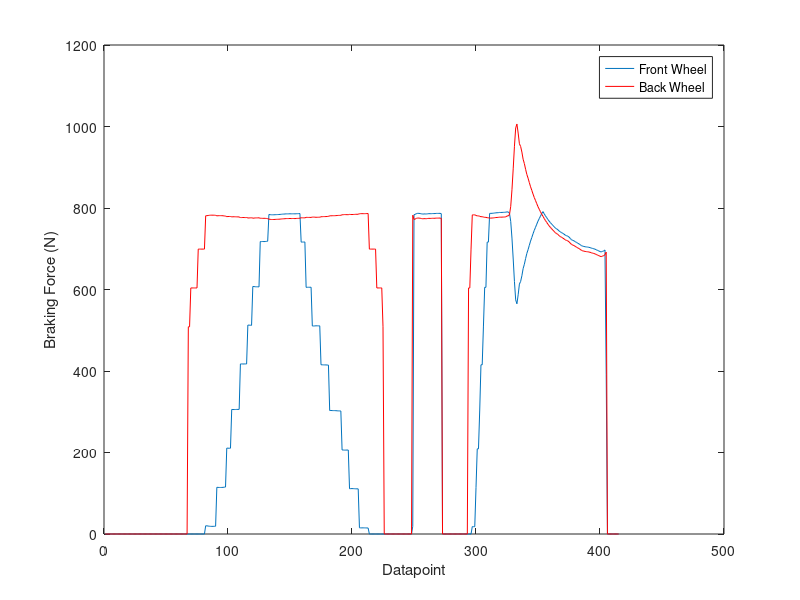

Write the MATLAB code that produced this figure.
arr = [0.00, 0.00
0.00, 0.00
0.00, 0.00
0.00, 0.00
0.00, 0.00
0.00, 0.00
0.00, 0.00
0.00, 0.00
0.00, 0.00
0.00, 0.00
0.00, 0.00
0.00, 0.00
0.00, 0.00
0.00, 0.00
0.00, 0.00
0.00, 0.00
0.00, 0.00
0.00, 0.00
0.00, 0.00
0.00, 0.00
0.00, 0.00
0.00, 0.00
0.00, 0.00
0.00, 0.00
0.00, 0.00
0.00, 0.00
0.00, 0.00
0.00, 0.00
0.00, 0.00
0.00, 0.00
0.00, 0.00
0.00, 0.00
0.00, 0.00
0.00, 0.00
0.00, 0.00
0.00, 0.00
0.00, 0.00
0.00, 0.00
0.00, 0.00
0.00, 0.00
0.00, 0.00
0.00, 0.00
0.00, 0.00
0.00, 0.00
0.00, 0.00
0.00, 0.00
0.00, 0.00
0.00, 0.00
0.00, 508.48
0.00, 603.82
0.00, 699.16
0.00, 699.16
0.00, 699.16
0.00, 699.16
0.00, 699.16
11.55, 789.62
11.40, 789.77
11.43, 789.74
11.54, 789.63
12.00, 789.18
107.79, 787.64
108.09, 787.34
108.62, 786.81
204.70, 784.99
204.83, 784.86
204.88, 784.81
204.92, 784.76
205.20, 784.49
300.56, 783.39
300.28, 783.66
300.00, 783.94
300.02, 783.92
299.82, 784.12
410.94, 782.96
411.00, 782.91
410.83, 783.08
410.90, 783.01
506.26, 781.90
506.28, 781.89
506.03, 782.13
506.05, 782.11
601.70, 780.72
601.56, 780.86
601.90, 780.52
601.91, 780.51
601.76, 780.66
601.88, 780.54
601.83, 780.59
713.11, 779.27
713.44, 778.94
713.56, 778.82
713.78, 778.60
713.87, 778.52
713.59, 778.79
713.26, 779.13
789.84, 778.27
790.17, 778.61
790.44, 778.88
790.45, 778.89
790.42, 778.86
790.64, 779.07
790.52, 778.96
790.44, 778.88
790.06, 778.49
789.98, 778.42
789.92, 778.36
789.73, 778.17
789.88, 778.32
789.94, 778.38
789.90, 778.34
790.14, 778.58
790.15, 778.58
790.46, 778.90
712.53, 779.85
712.19, 780.19
712.15, 780.23
712.16, 780.23
712.21, 780.18
601.26, 781.16
601.21, 781.21
601.44, 780.97
601.48, 780.94
601.48, 780.93
506.14, 782.02
506.16, 782.00
506.23, 781.93
506.29, 781.87
506.56, 781.61
411.01, 782.89
410.96, 782.94
410.87, 783.03
410.83, 783.08
299.43, 784.51
299.36, 784.58
299.41, 784.53
299.45, 784.49
299.70, 784.24
204.34, 785.35
204.48, 785.21
204.48, 785.20
204.21, 785.47
204.23, 785.46
203.99, 785.69
108.71, 786.72
108.74, 786.69
108.73, 786.70
108.92, 786.51
108.90, 786.53
13.49, 787.68
13.41, 787.76
13.10, 788.08
12.77, 788.41
12.67, 788.51
12.64, 788.53
12.66, 788.51
12.88, 788.29
0.00, 699.16
0.00, 699.16
0.00, 699.16
0.00, 699.16
0.00, 699.16
0.00, 699.16
0.00, 603.82
0.00, 603.82
0.00, 603.82
0.00, 603.82
0.00, 603.82
0.00, 603.82
0.00, 508.48
0.00, 508.48
0.00, 0.00
0.00, 0.00
0.00, 0.00
0.00, 0.00
0.00, 0.00
0.00, 0.00
0.00, 0.00
0.00, 0.00
0.00, 0.00
0.00, 0.00
0.00, 0.00
0.00, 0.00
0.00, 0.00
0.00, 0.00
0.00, 0.00
0.00, 0.00
0.00, 0.00
0.00, 0.00
0.00, 0.00
0.00, 0.00
0.00, 0.00
0.00, 0.00
0.00, 0.00
0.00, 0.00
789.29, 777.73
788.53, 776.96
789.76, 778.20
789.29, 777.73
789.44, 777.88
789.39, 777.83
789.38, 777.82
789.44, 777.88
789.23, 777.66
789.62, 778.06
789.43, 777.87
789.99, 778.43
790.10, 778.54
789.91, 778.34
789.84, 778.28
789.63, 778.07
789.49, 777.93
789.65, 778.09
789.63, 778.07
789.67, 778.11
789.96, 778.40
789.78, 778.22
789.35, 777.79
789.06, 777.50
788.89, 777.32
789.26, 777.70
205.34, 784.35
0.00, 0.00
0.00, 0.00
0.00, 0.00
0.00, 0.00
0.00, 0.00
0.00, 0.00
0.00, 0.00
0.00, 0.00
0.00, 0.00
0.00, 0.00
0.00, 0.00
0.00, 0.00
0.00, 0.00
0.00, 0.00
0.00, 0.00
0.00, 0.00
0.00, 0.00
0.00, 0.00
0.00, 0.00
0.00, 0.00
0.00, 0.00
0.00, 0.00
0.00, 0.00
0.00, 0.00
0.00, 0.00
0.00, 0.00
0.00, 0.00
0.00, 0.00
0.00, 0.00
0.00, 0.00
0.00, 0.00
0.00, 0.00
0.00, 0.00
0.00, 0.00
0.00, 603.82
0.00, 603.82
0.00, 603.82
0.00, 699.16
0.00, 699.16
13.37, 787.81
13.12, 788.05
13.36, 787.81
13.64, 787.54
204.42, 785.26
712.87, 779.51
790.18, 778.61
790.42, 778.86
790.60, 779.04
791.13, 779.80
790.42, 780.50
788.97, 781.96
787.95, 782.98
787.24, 783.69
787.46, 783.47
788.38, 782.55
789.53, 781.40
790.13, 780.80
789.23, 781.70
789.50, 781.43
787.99, 782.94
780.09, 790.84
756.12, 814.81
713.13, 857.80
660.94, 909.99
606.95, 963.98
564.10, 1006.82
555.50, 1015.43
563.79, 1007.14
595.19, 975.74
608.69, 962.24
614.63, 956.29
636.10, 934.83
651.77, 919.16
661.93, 909.00
676.27, 894.66
689.58, 881.35
698.07, 872.86
709.96, 860.97
720.74, 850.19
728.53, 842.40
738.17, 832.76
747.22, 823.71
754.76, 816.17
763.00, 807.93
771.54, 799.39
778.78, 792.15
786.58, 784.35
779.66, 768.10
746.62, 735.07
706.52, 694.98
666.09, 654.59
628.23, 616.77
589.93, 578.52
556.58, 545.23
530.03, 518.73
507.48, 496.22
533.04, 521.73
528.13, 516.83
552.13, 540.78
558.34, 546.99
571.16, 559.79
585.36, 573.96
593.64, 582.23
605.73, 594.30
615.06, 603.62
623.45, 612.00
633.55, 622.08
641.92, 630.45
649.07, 637.59
657.49, 646.00
666.81, 655.31
132.49, 668.68
0.00, 0.00
0.00, 0.00
0.00, 0.00
0.00, 0.00
0.00, 0.00
0.00, 0.00
0.00, 0.00
0.00, 0.00
];

arr = [0.00, 0.00
0.00, 0.00
0.00, 0.00
0.00, 0.00
0.00, 0.00
0.00, 0.00
0.00, 0.00
0.00, 0.00
0.00, 0.00
0.00, 0.00
0.00, 0.00
0.00, 0.00
0.00, 0.00
0.00, 0.00
0.00, 0.00
0.00, 0.00
0.00, 0.00
0.00, 0.00
0.00, 0.00
0.00, 0.00
0.00, 0.00
0.00, 0.00
0.00, 0.00
0.00, 0.00
0.00, 0.00
0.00, 0.00
0.00, 0.00
0.00, 0.00
0.00, 0.00
0.00, 0.00
0.00, 0.00
0.00, 0.00
0.00, 0.00
0.00, 0.00
0.00, 0.00
0.00, 0.00
0.00, 0.00
0.00, 0.00
0.00, 0.00
0.00, 0.00
0.00, 0.00
0.00, 0.00
0.00, 0.00
0.00, 0.00
0.00, 0.00
0.00, 0.00
0.00, 0.00
0.00, 0.00
0.00, 0.00
0.00, 0.00
0.00, 0.00
0.00, 0.00
0.00, 0.00
0.00, 0.00
0.00, 0.00
0.00, 0.00
0.00, 0.00
0.00, 0.00
0.00, 0.00
0.00, 0.00
0.00, 0.00
0.00, 0.00
0.00, 0.00
0.00, 0.00
0.00, 0.00
0.00, 0.00
0.00, 0.00
0.00, 0.00
0.00, 0.00
0.00, 0.00
0.00, 0.00
0.00, 0.00
0.00, 0.00
0.00, 0.00
0.00, 0.00
0.00, 0.00
0.00, 0.00
0.00, 0.00
0.00, 0.00
0.00, 0.00
0.00, 0.00
0.00, 0.00
0.00, 0.00
0.00, 0.00
0.00, 0.00
0.00, 0.00
0.00, 0.00
0.00, 0.00
0.00, 0.00
0.00, 0.00
0.00, 0.00
0.00, 508.48
0.00, 508.48
0.00, 603.82
0.00, 603.82
0.00, 603.82
0.00, 603.82
0.00, 603.82
0.00, 603.82
0.00, 699.16
0.00, 699.16
0.00, 699.16
0.00, 699.16
0.00, 699.16
0.00, 699.16
20.22, 780.96
20.01, 781.16
19.55, 781.62
19.09, 782.09
18.75, 782.42
18.74, 782.43
18.80, 782.37
18.85, 782.33
19.13, 782.04
114.66, 780.77
114.33, 781.10
114.22, 781.21
114.17, 781.26
114.27, 781.16
114.48, 780.95
114.88, 780.55
115.31, 780.12
210.81, 778.87
210.58, 779.10
210.48, 779.21
210.55, 779.13
305.65, 778.29
305.45, 778.50
305.41, 778.53
305.47, 778.47
305.69, 778.25
305.69, 778.25
305.96, 777.98
417.30, 776.60
417.38, 776.53
417.18, 776.73
417.29, 776.62
417.42, 776.49
417.24, 776.67
512.67, 775.49
512.52, 775.64
512.39, 775.77
512.03, 776.13
607.41, 775.01
607.22, 775.20
606.73, 775.69
606.67, 775.74
606.67, 775.75
606.36, 776.05
717.58, 774.80
717.57, 774.81
717.84, 774.54
717.58, 774.80
717.79, 774.59
718.04, 774.34
718.57, 773.81
784.21, 772.65
783.65, 772.09
783.36, 771.79
783.35, 771.79
783.33, 771.77
783.57, 772.01
783.72, 772.16
783.90, 772.33
784.01, 772.45
784.31, 772.75
784.54, 772.98
785.01, 773.45
785.09, 773.53
785.33, 773.77
785.64, 774.08
785.63, 774.07
785.65, 774.09
785.87, 774.31
785.65, 774.09
785.80, 774.24
785.79, 774.23
785.57, 774.01
785.94, 774.38
786.05, 774.49
786.16, 774.59
786.50, 774.94
716.30, 776.08
716.45, 775.93
716.45, 775.93
716.66, 775.73
605.30, 777.12
605.45, 776.96
605.56, 776.86
605.45, 776.97
605.61, 776.81
510.45, 777.71
510.45, 777.71
510.68, 777.49
510.94, 777.22
510.90, 777.26
510.83, 777.33
510.74, 777.42
415.34, 778.56
415.26, 778.65
415.00, 778.91
414.98, 778.93
414.93, 778.97
414.64, 779.26
414.53, 779.38
303.00, 780.94
303.17, 780.78
302.87, 781.07
302.83, 781.11
302.83, 781.11
302.61, 781.33
302.36, 781.58
302.10, 781.84
302.09, 781.85
301.80, 782.14
206.29, 783.40
206.14, 783.55
205.78, 783.91
205.94, 783.74
206.02, 783.66
206.08, 783.60
111.10, 784.33
111.38, 784.05
111.43, 784.00
111.31, 784.12
111.20, 784.23
110.88, 784.55
110.84, 784.59
110.80, 784.63
15.30, 785.88
14.98, 786.19
15.07, 786.10
15.08, 786.09
15.09, 786.08
14.96, 786.22
14.81, 786.37
14.72, 786.46
0.00, 699.16
0.00, 699.16
0.00, 699.16
0.00, 699.16
0.00, 699.16
0.00, 699.16
0.00, 603.82
0.00, 603.82
0.00, 603.82
0.00, 603.82
0.00, 603.82
0.00, 508.48
0.00, 0.00
0.00, 0.00
0.00, 0.00
0.00, 0.00
0.00, 0.00
0.00, 0.00
0.00, 0.00
0.00, 0.00
0.00, 0.00
0.00, 0.00
0.00, 0.00
0.00, 0.00
0.00, 0.00
0.00, 0.00
0.00, 0.00
0.00, 0.00
0.00, 0.00
0.00, 0.00
0.00, 0.00
0.00, 0.00
0.00, 0.00
0.00, 0.00
0.00, 0.00
18.89, 782.29
783.59, 772.03
784.29, 772.73
786.43, 774.87
786.93, 775.37
786.83, 775.27
786.41, 774.85
785.73, 774.17
785.08, 773.52
785.49, 773.93
785.44, 773.88
785.28, 773.72
785.85, 774.29
786.17, 774.61
786.02, 774.46
786.10, 774.53
786.36, 774.80
786.29, 774.73
786.41, 774.85
786.77, 775.21
786.74, 775.18
786.79, 775.23
786.93, 775.37
786.09, 774.53
0.00, 0.00
0.00, 0.00
0.00, 0.00
0.00, 0.00
0.00, 0.00
0.00, 0.00
0.00, 0.00
0.00, 0.00
0.00, 0.00
0.00, 0.00
0.00, 0.00
0.00, 0.00
0.00, 0.00
0.00, 0.00
0.00, 0.00
0.00, 0.00
0.00, 0.00
0.00, 0.00
0.00, 0.00
0.00, 0.00
0.00, 0.00
0.00, 603.82
0.00, 603.82
0.00, 699.16
18.15, 783.02
17.93, 783.25
18.02, 783.16
113.66, 781.77
209.04, 780.64
208.99, 780.70
304.23, 779.71
415.35, 778.56
415.15, 778.76
510.31, 777.85
605.42, 776.99
605.24, 777.18
716.28, 776.10
716.29, 776.09
786.75, 775.18
786.84, 775.28
786.99, 775.43
787.20, 775.64
787.77, 776.21
788.18, 776.61
788.36, 776.79
788.60, 777.04
789.14, 777.58
789.01, 777.45
789.17, 777.61
789.32, 777.76
789.42, 777.86
789.81, 778.25
790.50, 780.43
790.24, 780.69
787.14, 783.79
766.85, 804.08
726.21, 844.72
674.81, 896.12
619.38, 951.55
574.52, 996.41
564.87, 1006.06
587.08, 983.85
613.30, 957.62
619.92, 951.01
633.71, 937.22
651.28, 919.65
661.99, 908.94
675.92, 895.01
688.57, 882.36
697.85, 873.08
708.55, 862.38
718.80, 852.13
727.61, 843.32
736.80, 834.13
745.30, 825.62
752.61, 818.32
760.29, 810.64
767.71, 803.22
774.02, 796.91
780.17, 790.76
786.19, 784.74
791.19, 779.63
785.77, 774.20
780.81, 769.25
776.36, 764.80
771.71, 760.15
767.68, 756.12
764.03, 752.47
760.71, 749.15
757.10, 745.54
754.22, 742.66
750.88, 739.32
748.83, 737.27
746.70, 735.15
743.75, 732.20
741.52, 729.97
739.66, 728.11
737.66, 726.11
735.84, 724.29
733.39, 721.84
732.01, 720.46
730.86, 719.32
728.70, 717.16
725.33, 713.79
722.26, 710.71
720.46, 708.92
719.50, 707.96
717.42, 705.88
715.61, 704.08
713.66, 702.12
712.02, 700.49
710.19, 698.65
707.73, 696.20
706.33, 694.79
705.67, 694.13
704.95, 693.42
704.46, 692.93
704.15, 692.62
703.49, 691.96
702.85, 691.32
701.67, 690.14
700.75, 689.22
699.94, 688.41
698.88, 687.35
697.61, 686.09
695.90, 684.38
694.67, 683.15
693.12, 681.60
692.26, 680.74
693.40, 681.87
694.81, 683.28
697.01, 685.49
392.12, 691.82
0.00, 0.00
0.00, 0.00
0.00, 0.00
0.00, 0.00
0.00, 0.00
0.00, 0.00
0.00, 0.00
0.00, 0.00
0.00, 0.00
0.00, 0.00
];

close all 
figure(1);
front = arr(25:end,1);
back = arr(25:end,2);
plot(front);
hold on
plot(back, 'r');
% plot([0,60],[218,218]);
% plot([0,60],[212,212]);
legend("Front Wheel","Back Wheel");
xlabel("Datapoint");
ylabel("Braking Force (N)")